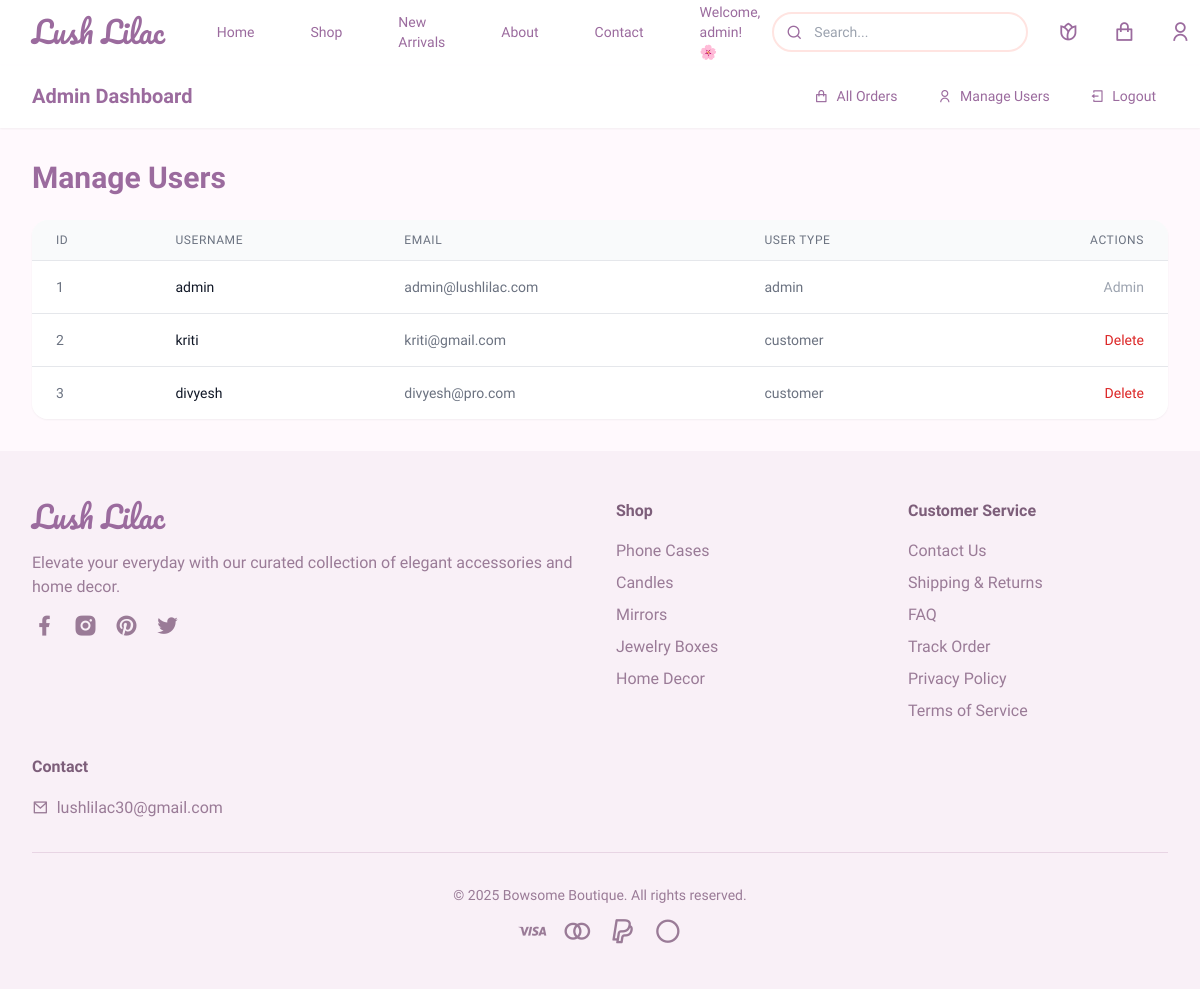
/admin/users (signed in), run on an earlier commit of the app's database.
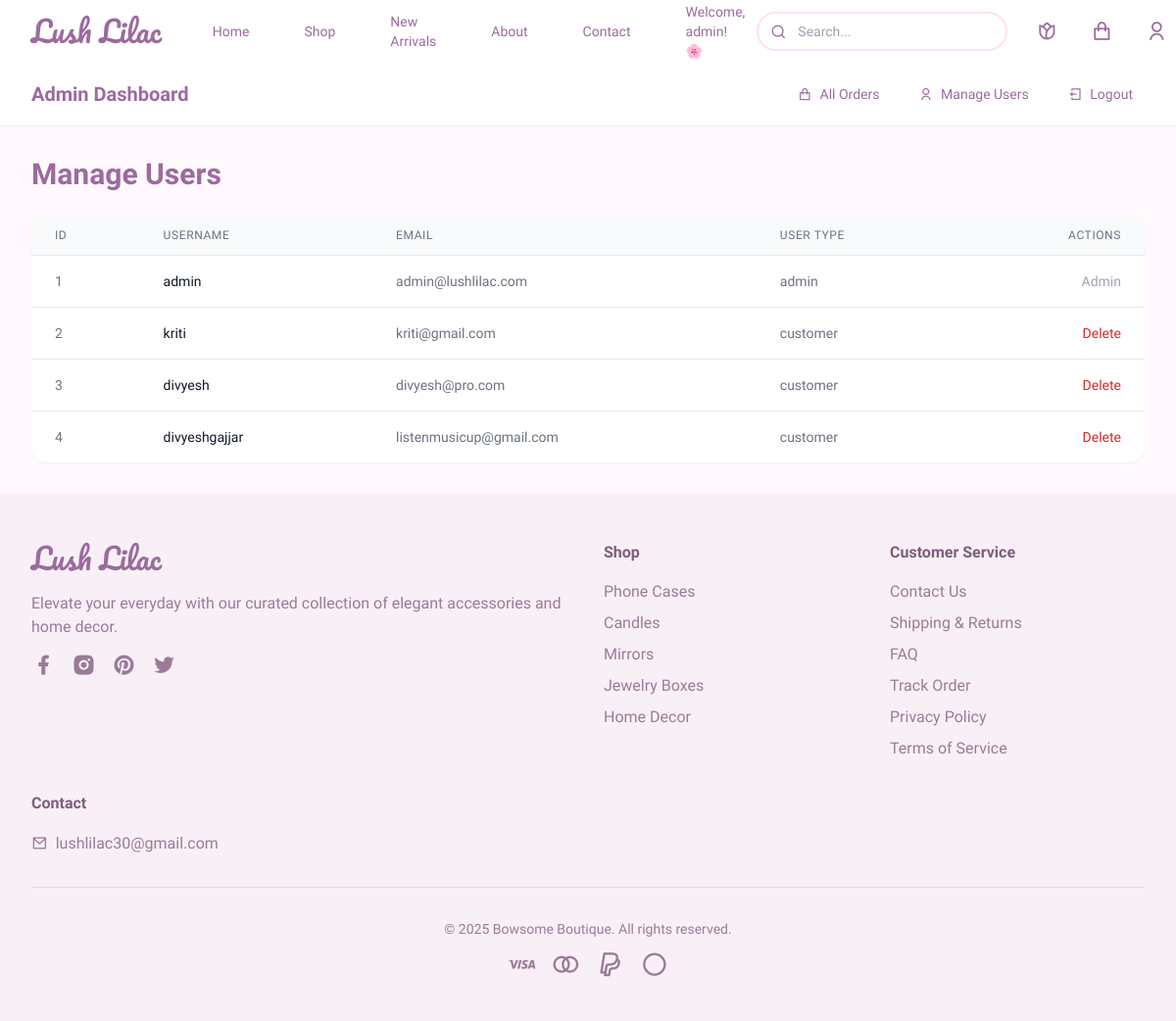
And on a later commit of the database.
### app.py (models this page shows, shortened)
class User(UserMixin, db.Model):
    id = db.Column(db.Integer, primary_key=True)
    username = db.Column(db.String(80), unique=True, nullable=False)
    email = db.Column(db.String(120), unique=True, nullable=False)
    password_hash = db.Column(db.String(128))
    user_type = db.Column(db.String(20), default='customer')  # 'customer' or 'admin'
    orders = db.relationship('Order', backref='user', lazy=True)
    wishlists = db.relationship('Wishlist', backref='user', lazy=True)

### app.py (the view)
@app.route('/admin/users')
@login_required
def admin_users():
    if not (current_user.user_type == 'admin' or session.get('is_special_admin')):
        flash('Access denied', 'error')
        return redirect(url_for('index'))
    users = User.query.all()
    return render_template('admin_users.html', users=users)

### app.py (called while the page is built)
@login_manager.user_loader
def load_user(user_id):
    return User.query.get(int(user_id))

### templates/admin_users.html (shortened to what this page needs)
{% extends "base.html" %}
{% block content %}
<div class="bg-white/90 backdrop-blur-sm sticky top-0 z-50 shadow-sm">
    <div class="max-w-7xl mx-auto px-4 sm:px-6 lg:px-8">
        <div class="flex justify-between items-center h-16">
            <div class="flex-shrink-0 flex items-center">
                <a href="{{ url_for('admin_dashboard') }}" class="font-semibold text-xl text-primary">Admin Dashboard</a>
            </div>
            <div class="flex items-center space-x-4">
                <a href="{{ url_for('admin_orders') }}" class="text-primary hover:text-[#D4B6D0] px-3 py-2 text-sm font-medium">
                    <i class="ri-shopping-bag-line mr-2"></i>All Orders
                </a>
                 <a href="{{ url_for('admin_users') }}" class="text-primary hover:text-[#D4B6D0] px-3 py-2 text-sm font-medium">
                    <i class="ri-user-line mr-2"></i>Manage Users
                </a>
                <a href="{{ url_for('logout') }}" class="text-primary hover:text-[#D4B6D0] px-3 py-2 text-sm font-medium">
                    <i class="ri-logout-box-line mr-2"></i>Logout
                </a>
            </div>
        </div>
    </div>
</div>
<div class="max-w-7xl mx-auto px-4 sm:px-6 lg:px-8 py-8">
    <h2 class="text-3xl font-bold text-primary mb-6">Manage Users</h2>
    <div class="bg-white rounded-lg shadow-sm overflow-hidden">
        <table class="min-w-full divide-y divide-gray-200">
            <thead class="bg-gray-50">
                <tr>
                    <th scope="col" class="px-6 py-3 text-left text-xs font-medium text-gray-500 uppercase tracking-wider">ID</th>
                    <th scope="col" class="px-6 py-3 text-left text-xs font-medium text-gray-500 uppercase tracking-wider">Username</th>
                    <th scope="col" class="px-6 py-3 text-left text-xs font-medium text-gray-500 uppercase tracking-wider">Email</th>
                    <th scope="col" class="px-6 py-3 text-left text-xs font-medium text-gray-500 uppercase tracking-wider">User Type</th>
                    <th scope="col" class="px-6 py-3 text-right text-xs font-medium text-gray-500 uppercase tracking-wider">Actions</th>
                </tr>
            </thead>
            <tbody class="bg-white divide-y divide-gray-200">
                {% for user in users %}
                <tr>
                    <td class="px-6 py-4 whitespace-nowrap text-sm text-gray-500">{{ user.id }}</td>
                    <td class="px-6 py-4 whitespace-nowrap text-sm font-medium text-gray-900">{{ user.username }}</td>
                    <td class="px-6 py-4 whitespace-nowrap text-sm text-gray-500">{{ user.email }}</td>
                    <td class="px-6 py-4 whitespace-nowrap text-sm text-gray-500">{{ user.user_type }}</td>
                    <td class="px-6 py-4 whitespace-nowrap text-right text-sm font-medium">
                        {% if user.id != current_user.id %}
                        <form action="{{ url_for('admin_delete_user', user_id=user.id) }}" method="POST" onsubmit="return confirm('Are you sure you want to delete user {{ user.username }}?');">
                            <button type="submit" class="text-red-600 hover:text-red-900">
                                Delete
                            </button>
                        </form>
                        {% else %}
                        <span class="text-gray-400">Admin</span>
                        {% endif %}
                    </td>
                </tr>
                {% endfor %}
            </tbody>
        </table>
    </div>
</div>
{% endblock %}

### templates/base.html (shortened to what the changed rows need)
<!DOCTYPE html>
<html lang="en">
<head>
    <script src="https://cdn.tailwindcss.com/3.4.16"></script>
    <link href="https://cdnjs.cloudflare.com/ajax/libs/remixicon/4.6.0/remixicon.min.css" rel="stylesheet">
</head>
<body class="flower-cursor">
    <nav class="bg-white/90 backdrop-blur-sm sticky top-0 z-50 shadow-sm">
        <div class="max-w-7xl mx-auto px-4 sm:px-6 lg:px-8">
            <div class="flex justify-between items-center h-16">
                <div class="hidden md:block">
                    <div class="ml-10 flex items-center space-x-8">
                        <a href="/" class="text-primary hover:text-[#D4B6D0] px-3 py-2 text-sm font-medium">Home</a>
                        <a href="#" class="text-primary hover:text-[#D4B6D0] px-3 py-2 text-sm font-medium">Shop</a>
                        <a href="{{ url_for('new_arrivals_page') }}" class="text-primary hover:text-[#D4B6D0] px-3 py-2 text-sm font-medium">New Arrivals</a>
                        <a href="{{ url_for('about') }}" class="text-primary hover:text-[#D4B6D0] px-3 py-2 text-sm font-medium">About</a>
                        <a href="{{ url_for('contact') }}" class="text-primary hover:text-[#D4B6D0] px-3 py-2 text-sm font-medium">Contact</a>
                        {% if current_user.is_authenticated %}
                        <span class="text-primary px-3 py-2 text-sm font-medium">Welcome, {{ current_user.username }}! 🌸</span>
                        {% else %}
                        <button id="loginButton" class="bg-primary hover:bg-[#D4B6D0] text-white px-4 py-2 rounded-button text-sm font-medium transition-all duration-300 btn-hover">Login/Register</button>
                        {% endif %}
                    </div>
                </div>
            </div>
        </div>
    </nav>
    <main>
        {% block content %}{% endblock %}
    </main>
</body>
</html>

What changed in the data, as far as the page shows it:
added User: id "4", username "divyeshgajjar", email "listenmusicup@gmail.com", user_type "customer"
